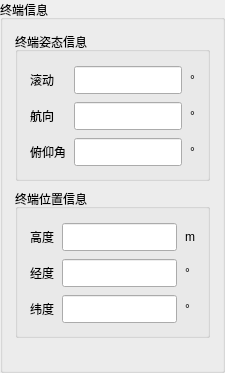
          <widget class="QGroupBox" name="gbTerminalPanel">
           <property name="title">
            <string>终端信息</string>
           </property>
           <layout class="QVBoxLayout" name="layoutTerminalPanel">
            <property name="spacing">
             <number>8</number>
            </property>
            <property name="leftMargin">
             <number>12</number>
            </property>
            <property name="topMargin">
             <number>12</number>
            </property>
            <property name="rightMargin">
             <number>12</number>
            </property>
            <property name="bottomMargin">
             <number>12</number>
            </property>
            <item>
             <widget class="QGroupBox" name="gbTerminalAttitude">
              <property name="title">
               <string>终端姿态信息</string>
              </property>
              <layout class="QGridLayout" name="layoutTerminalAttitude">
               <property name="leftMargin">
                <number>12</number>
               </property>
               <property name="topMargin">
                <number>14</number>
               </property>
               <property name="rightMargin">
                <number>12</number>
               </property>
               <property name="bottomMargin">
                <number>12</number>
               </property>
               <property name="spacing">
                <number>8</number>
               </property>
               <item row="0" column="0">
                <widget class="QLabel" name="lblTerminalRoll">
                 <property name="text">
                  <string>滚动</string>
                 </property>
                </widget>
               </item>
               <item row="0" column="1">
                <widget class="QLineEdit" name="leTerminalRoll">
                 <property name="minimumSize">
                  <size>
                   <width>96</width>
                   <height>28</height>
                  </size>
                 </property>
                 <property name="maximumSize">
                  <size>
                   <width>16777215</width>
                   <height>30</height>
                  </size>
                 </property>
                </widget>
               </item>
               <item row="0" column="2">
                <widget class="QLabel" name="lblTerminalRollUnit">
                 <property name="text">
                  <string>°</string>
                 </property>
                </widget>
               </item>
               <item row="1" column="0">
                <widget class="QLabel" name="lblTerminalHeading">
                 <property name="text">
                  <string>航向</string>
                 </property>
                </widget>
               </item>
               <item row="1" column="1">
                <widget class="QLineEdit" name="leTerminalHeading">
                 <property name="minimumSize">
                  <size>
                   <width>96</width>
                   <height>28</height>
                  </size>
                 </property>
                 <property name="maximumSize">
                  <size>
                   <width>16777215</width>
                   <height>30</height>
                  </size>
                 </property>
                </widget>
               </item>
               <item row="1" column="2">
                <widget class="QLabel" name="lblTerminalHeadingUnit">
                 <property name="text">
                  <string>°</string>
                 </property>
                </widget>
               </item>
               <item row="2" column="0">
                <widget class="QLabel" name="lblTerminalPitch">
                 <property name="text">
                  <string>俯仰角</string>
                 </property>
                </widget>
               </item>
               <item row="2" column="1">
                <widget class="QLineEdit" name="leTerminalPitch">
                 <property name="minimumSize">
                  <size>
                   <width>96</width>
                   <height>28</height>
                  </size>
                 </property>
                 <property name="maximumSize">
                  <size>
                   <width>16777215</width>
                   <height>30</height>
                  </size>
                 </property>
                </widget>
               </item>
               <item row="2" column="2">
                <widget class="QLabel" name="lblTerminalPitchUnit">
                 <property name="text">
                  <string>°</string>
                 </property>
                </widget>
               </item>
              </layout>
             </widget>
            </item>
            <item>
             <widget class="QGroupBox" name="gbTerminalPosition">
              <property name="title">
               <string>终端位置信息</string>
              </property>
              <layout class="QGridLayout" name="layoutTerminalPosition">
               <property name="leftMargin">
                <number>12</number>
               </property>
               <property name="topMargin">
                <number>14</number>
               </property>
               <property name="rightMargin">
                <number>12</number>
               </property>
               <property name="bottomMargin">
                <number>12</number>
               </property>
               <property name="spacing">
                <number>8</number>
               </property>
               <item row="0" column="0">
                <widget class="QLabel" name="lblTerminalHeight">
                 <property name="text">
                  <string>高度</string>
                 </property>
                </widget>
               </item>
               <item row="0" column="1">
                <widget class="QLineEdit" name="leTerminalHeight">
                 <property name="minimumSize">
                  <size>
                   <width>96</width>
                   <height>28</height>
                  </size>
                 </property>
                 <property name="maximumSize">
                  <size>
                   <width>16777215</width>
                   <height>30</height>
                  </size>
                 </property>
                </widget>
               </item>
               <item row="0" column="2">
                <widget class="QLabel" name="lblTerminalHeightUnit">
                 <property name="text">
                  <string>m</string>
                 </property>
                </widget>
               </item>
               <item row="1" column="0">
                <widget class="QLabel" name="lblTerminalLongitude">
                 <property name="text">
                  <string>经度</string>
                 </property>
                </widget>
               </item>
               <item row="1" column="1">
                <widget class="QLineEdit" name="leTerminalLongitude">
                 <property name="minimumSize">
                  <size>
                   <width>96</width>
                   <height>28</height>
                  </size>
                 </property>
                 <property name="maximumSize">
                  <size>
                   <width>16777215</width>
                   <height>30</height>
                  </size>
                 </property>
                </widget>
               </item>
               <item row="1" column="2">
                <widget class="QLabel" name="lblTerminalLongitudeUnit">
                 <property name="text">
                  <string>°</string>
                 </property>
                </widget>
               </item>
               <item row="2" column="0">
                <widget class="QLabel" name="lblTerminalLatitude">
                 <property name="text">
                  <string>纬度</string>
                 </property>
                </widget>
               </item>
               <item row="2" column="1">
                <widget class="QLineEdit" name="leTerminalLatitude">
                 <property name="minimumSize">
                  <size>
                   <width>96</width>
                   <height>28</height>
                  </size>
                 </property>
                 <property name="maximumSize">
                  <size>
                   <width>16777215</width>
                   <height>30</height>
                  </size>
                 </property>
                </widget>
               </item>
               <item row="2" column="2">
                <widget class="QLabel" name="lblTerminalLatitudeUnit">
                 <property name="text">
                  <string>°</string>
                 </property>
                </widget>
               </item>
              </layout>
             </widget>
            </item>
            <item>
             <spacer name="spacerTerminalPanel">
              <property name="orientation">
               <enum>Qt::Vertical</enum>
              </property>
              <property name="sizeHint" stdset="0">
               <size>
                <width>20</width>
                <height>20</height>
               </size>
              </property>
             </spacer>
            </item>
           </layout>
          </widget>
